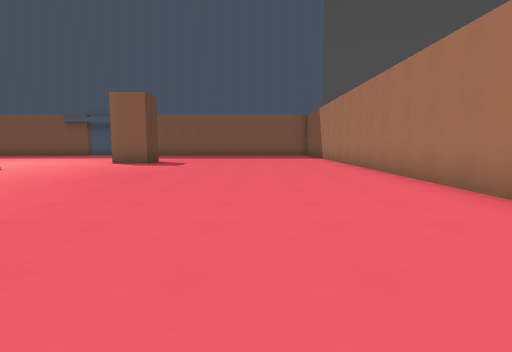
view 1 (above)

17 first-person views from a walk through a 3-D level made in the Godot game engine. The camera is 1.4 m above the floor, tilts 6° down and sees 80° across. The floor is counted in squares, 2 m on a side. Each view is taken from the middle of a square. On the plan, view 1 faces up. The plan holds only what a view shows up to about 10 squares ahead; the rest is blank. The place goes on beyond the plan.

view 2
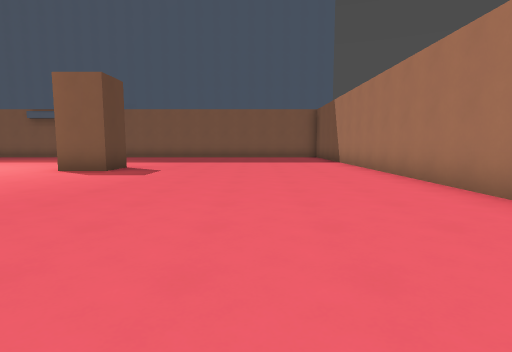

view 3
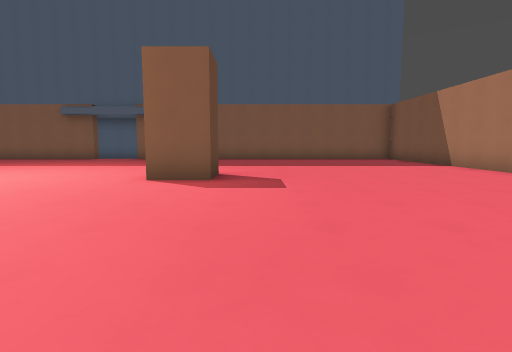

view 4
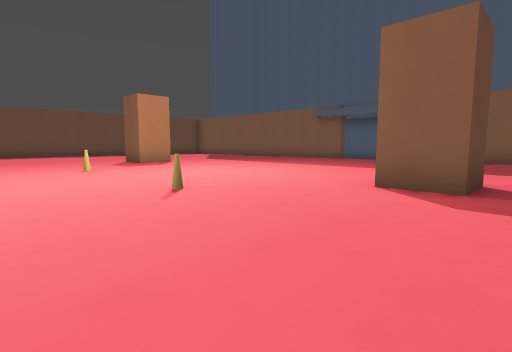

view 5
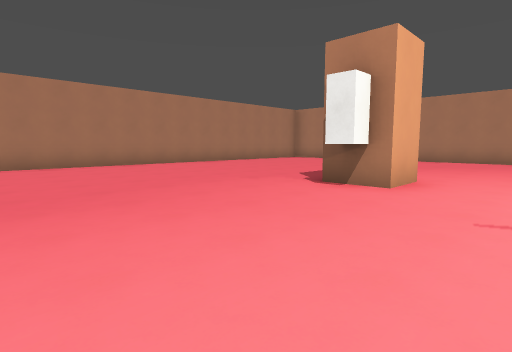

view 6
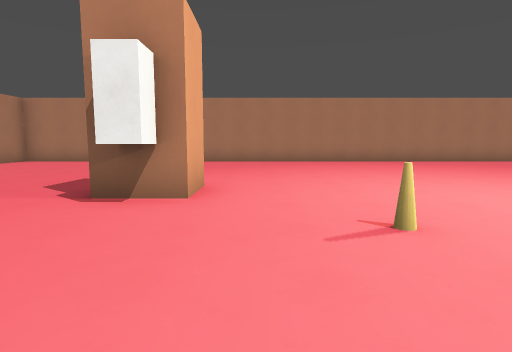

view 7
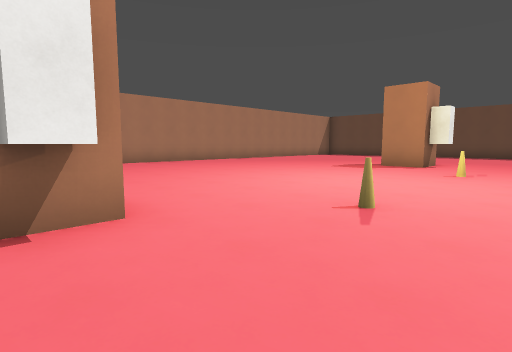

view 8
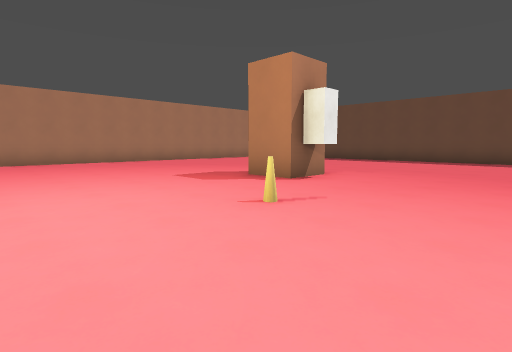

view 9
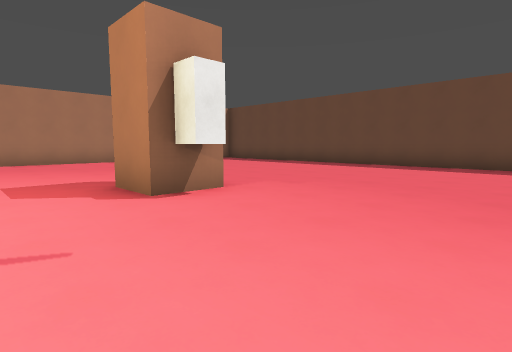

view 10
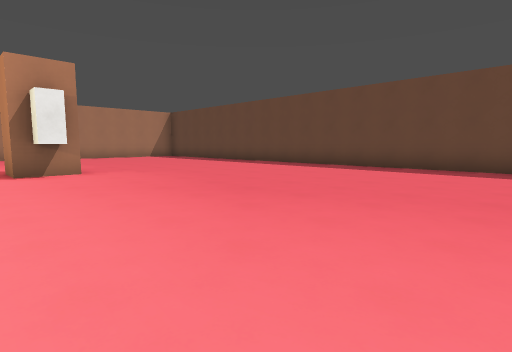

view 11
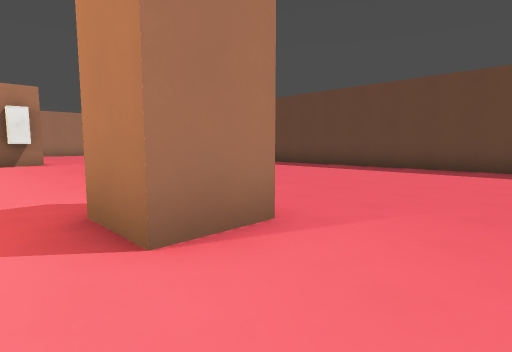

view 12
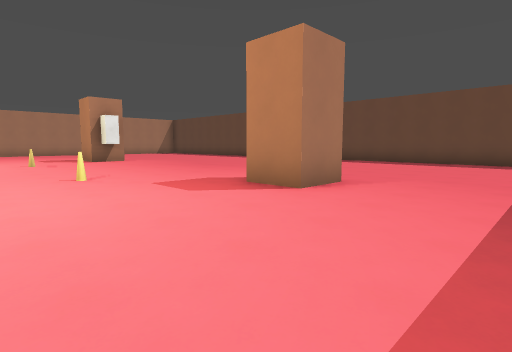

view 13
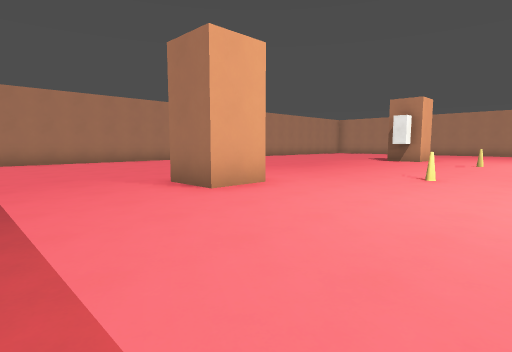

view 14
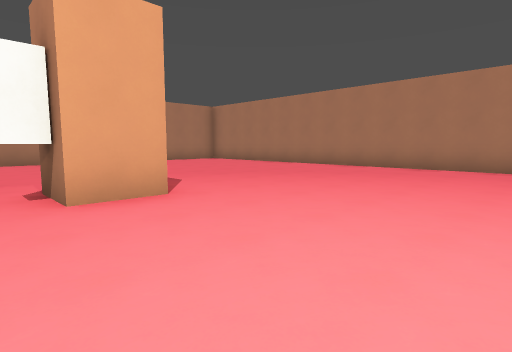

view 15
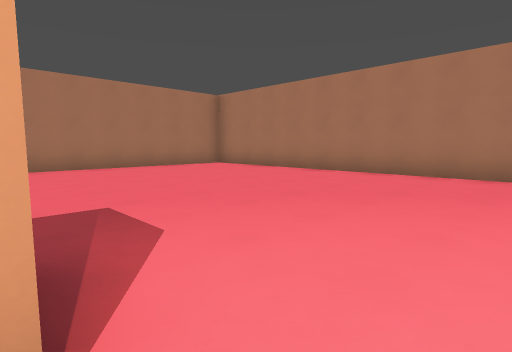

view 16
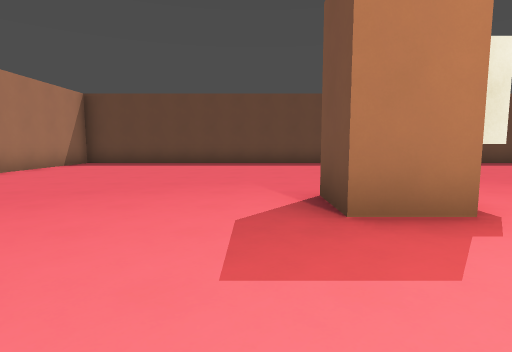

view 17
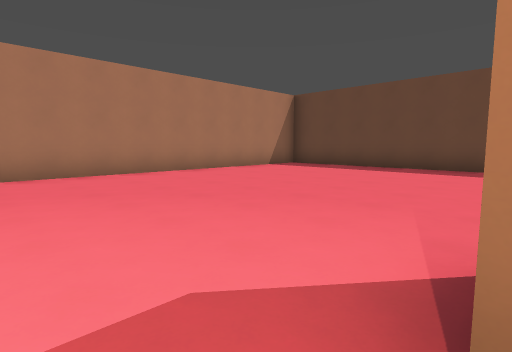

### Floor plan
Key: @ floor where view 1 was taken; # wall or solid block; . floor; B block.
Columns run from 22 left of view 1 to 3 right of it. Each row starts with its distance up from view 1.
 15        ..................#
 14 #........................#
 13 #........................#
 12 #......##........##......#
 11 #...... #........##......#
 10 #........................#
  9 #........................#
  8 #.........#....#.........#
  7 #........................#
  6 #........................#
  5 #........................#
  4 #........................#
  3 #.........#....#.........#
  2 #......BB........BB......#
  1 #......##........# ......#
  0 #.....................@..#
 -1 #........................#
 -2 #........................#
 -3 #........................#
 -4 #........................#
 -5  ............ ...........
 -6  #######################

Where each view was taken, in squares from view 1:
view 1: 0 up, 0 right, facing up
view 2: 3 up, 0 right, facing up
view 3: 5 up, 3 left, facing up
view 4: 6 up, 3 left, facing up-left
view 5: 7 up, 7 left, facing down-right
view 6: 6 up, 6 left, facing down
view 7: 5 up, 4 left, facing down-left
view 8: 6 up, 9 left, facing down-left
view 9: 6 up, 12 left, facing down-left
view 10: 10 up, 13 left, facing down-left
view 11: 14 up, 13 left, facing down-left
view 12: 15 up, 10 left, facing down-left
view 13: 15 up, 9 left, facing down-right
view 14: 3 up, 9 left, facing down-right
view 15: 1 up, 6 left, facing down-right
view 16: 0 up, 11 left, facing left
view 17: 1 up, 13 left, facing down-left
